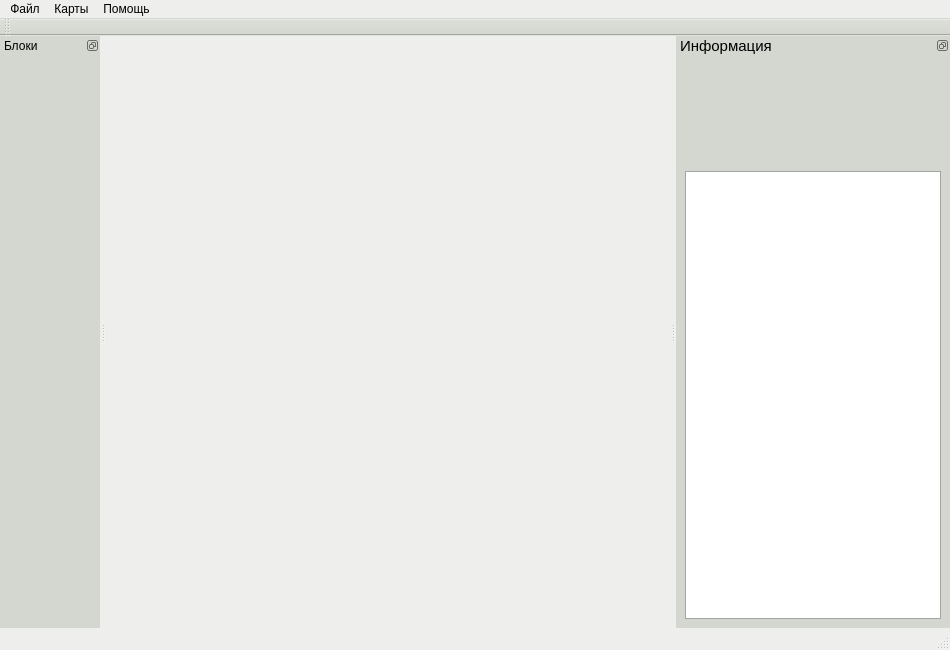
<?xml version="1.0" encoding="UTF-8"?>
<ui version="4.0">
 <class>MainWindow</class>
 <widget class="QMainWindow" name="MainWindow">
  <property name="geometry">
   <rect>
    <x>0</x>
    <y>0</y>
    <width>950</width>
    <height>650</height>
   </rect>
  </property>
  <property name="minimumSize">
   <size>
    <width>950</width>
    <height>650</height>
   </size>
  </property>
  <property name="palette">
   <palette>
    <active>
     <colorrole role="Base">
      <brush brushstyle="SolidPattern">
       <color alpha="255">
        <red>255</red>
        <green>255</green>
        <blue>255</blue>
       </color>
      </brush>
     </colorrole>
     <colorrole role="Window">
      <brush brushstyle="SolidPattern">
       <color alpha="255">
        <red>238</red>
        <green>238</green>
        <blue>236</blue>
       </color>
      </brush>
     </colorrole>
    </active>
    <inactive>
     <colorrole role="Base">
      <brush brushstyle="SolidPattern">
       <color alpha="255">
        <red>255</red>
        <green>255</green>
        <blue>255</blue>
       </color>
      </brush>
     </colorrole>
     <colorrole role="Window">
      <brush brushstyle="SolidPattern">
       <color alpha="255">
        <red>238</red>
        <green>238</green>
        <blue>236</blue>
       </color>
      </brush>
     </colorrole>
    </inactive>
    <disabled>
     <colorrole role="Base">
      <brush brushstyle="SolidPattern">
       <color alpha="255">
        <red>238</red>
        <green>238</green>
        <blue>236</blue>
       </color>
      </brush>
     </colorrole>
     <colorrole role="Window">
      <brush brushstyle="SolidPattern">
       <color alpha="255">
        <red>238</red>
        <green>238</green>
        <blue>236</blue>
       </color>
      </brush>
     </colorrole>
    </disabled>
   </palette>
  </property>
  <property name="windowTitle">
   <string>Map Builder</string>
  </property>
  <property name="autoFillBackground">
   <bool>false</bool>
  </property>
  <widget class="QWidget" name="centralwidget">
   <property name="palette">
    <palette>
     <active>
      <colorrole role="Base">
       <brush brushstyle="SolidPattern">
        <color alpha="255">
         <red>255</red>
         <green>255</green>
         <blue>255</blue>
        </color>
       </brush>
      </colorrole>
      <colorrole role="Window">
       <brush brushstyle="SolidPattern">
        <color alpha="255">
         <red>136</red>
         <green>138</green>
         <blue>133</blue>
        </color>
       </brush>
      </colorrole>
     </active>
     <inactive>
      <colorrole role="Base">
       <brush brushstyle="SolidPattern">
        <color alpha="255">
         <red>255</red>
         <green>255</green>
         <blue>255</blue>
        </color>
       </brush>
      </colorrole>
      <colorrole role="Window">
       <brush brushstyle="SolidPattern">
        <color alpha="255">
         <red>136</red>
         <green>138</green>
         <blue>133</blue>
        </color>
       </brush>
      </colorrole>
     </inactive>
     <disabled>
      <colorrole role="Base">
       <brush brushstyle="SolidPattern">
        <color alpha="255">
         <red>136</red>
         <green>138</green>
         <blue>133</blue>
        </color>
       </brush>
      </colorrole>
      <colorrole role="Window">
       <brush brushstyle="SolidPattern">
        <color alpha="255">
         <red>136</red>
         <green>138</green>
         <blue>133</blue>
        </color>
       </brush>
      </colorrole>
     </disabled>
    </palette>
   </property>
   <layout class="QHBoxLayout" name="horizontalLayout"/>
  </widget>
  <widget class="QMenuBar" name="menubar">
   <property name="geometry">
    <rect>
     <x>0</x>
     <y>0</y>
     <width>950</width>
     <height>22</height>
    </rect>
   </property>
   <widget class="QMenu" name="file">
    <property name="title">
     <string>Файл</string>
    </property>
    <addaction name="open_map"/>
    <addaction name="save_map"/>
    <addaction name="save_map_as"/>
    <addaction name="separator"/>
    <addaction name="export_png"/>
    <addaction name="separator"/>
    <addaction name="exit"/>
   </widget>
   <widget class="QMenu" name="maps">
    <property name="title">
     <string>Карты</string>
    </property>
    <addaction name="calc_param"/>
    <addaction name="calc_materials"/>
   </widget>
   <widget class="QMenu" name="help">
    <property name="title">
     <string>Помощь</string>
    </property>
    <addaction name="help_info"/>
    <addaction name="about_author"/>
   </widget>
   <addaction name="file"/>
   <addaction name="maps"/>
   <addaction name="help"/>
  </widget>
  <widget class="QStatusBar" name="statusbar"/>
  <widget class="QToolBar" name="toolBar">
   <property name="palette">
    <palette>
     <active>
      <colorrole role="Base">
       <brush brushstyle="SolidPattern">
        <color alpha="255">
         <red>255</red>
         <green>255</green>
         <blue>255</blue>
        </color>
       </brush>
      </colorrole>
      <colorrole role="Window">
       <brush brushstyle="SolidPattern">
        <color alpha="255">
         <red>211</red>
         <green>215</green>
         <blue>207</blue>
        </color>
       </brush>
      </colorrole>
     </active>
     <inactive>
      <colorrole role="Base">
       <brush brushstyle="SolidPattern">
        <color alpha="255">
         <red>255</red>
         <green>255</green>
         <blue>255</blue>
        </color>
       </brush>
      </colorrole>
      <colorrole role="Window">
       <brush brushstyle="SolidPattern">
        <color alpha="255">
         <red>211</red>
         <green>215</green>
         <blue>207</blue>
        </color>
       </brush>
      </colorrole>
     </inactive>
     <disabled>
      <colorrole role="Base">
       <brush brushstyle="SolidPattern">
        <color alpha="255">
         <red>211</red>
         <green>215</green>
         <blue>207</blue>
        </color>
       </brush>
      </colorrole>
      <colorrole role="Window">
       <brush brushstyle="SolidPattern">
        <color alpha="255">
         <red>211</red>
         <green>215</green>
         <blue>207</blue>
        </color>
       </brush>
      </colorrole>
     </disabled>
    </palette>
   </property>
   <property name="windowTitle">
    <string>toolBar</string>
   </property>
   <attribute name="toolBarArea">
    <enum>TopToolBarArea</enum>
   </attribute>
   <attribute name="toolBarBreak">
    <bool>false</bool>
   </attribute>
  </widget>
  <widget class="QDockWidget" name="block_widget">
   <property name="minimumSize">
    <size>
     <width>100</width>
     <height>58</height>
    </size>
   </property>
   <property name="palette">
    <palette>
     <active>
      <colorrole role="Base">
       <brush brushstyle="SolidPattern">
        <color alpha="255">
         <red>255</red>
         <green>255</green>
         <blue>255</blue>
        </color>
       </brush>
      </colorrole>
      <colorrole role="Window">
       <brush brushstyle="SolidPattern">
        <color alpha="255">
         <red>211</red>
         <green>215</green>
         <blue>207</blue>
        </color>
       </brush>
      </colorrole>
     </active>
     <inactive>
      <colorrole role="Base">
       <brush brushstyle="SolidPattern">
        <color alpha="255">
         <red>255</red>
         <green>255</green>
         <blue>255</blue>
        </color>
       </brush>
      </colorrole>
      <colorrole role="Window">
       <brush brushstyle="SolidPattern">
        <color alpha="255">
         <red>211</red>
         <green>215</green>
         <blue>207</blue>
        </color>
       </brush>
      </colorrole>
     </inactive>
     <disabled>
      <colorrole role="Base">
       <brush brushstyle="SolidPattern">
        <color alpha="255">
         <red>211</red>
         <green>215</green>
         <blue>207</blue>
        </color>
       </brush>
      </colorrole>
      <colorrole role="Window">
       <brush brushstyle="SolidPattern">
        <color alpha="255">
         <red>211</red>
         <green>215</green>
         <blue>207</blue>
        </color>
       </brush>
      </colorrole>
     </disabled>
    </palette>
   </property>
   <property name="contextMenuPolicy">
    <enum>Qt::NoContextMenu</enum>
   </property>
   <property name="acceptDrops">
    <bool>true</bool>
   </property>
   <property name="autoFillBackground">
    <bool>true</bool>
   </property>
   <property name="floating">
    <bool>false</bool>
   </property>
   <property name="features">
    <set>QDockWidget::DockWidgetFloatable|QDockWidget::DockWidgetMovable</set>
   </property>
   <property name="allowedAreas">
    <set>Qt::LeftDockWidgetArea|Qt::RightDockWidgetArea|Qt::TopDockWidgetArea</set>
   </property>
   <property name="windowTitle">
    <string>Блоки</string>
   </property>
   <attribute name="dockWidgetArea">
    <number>1</number>
   </attribute>
   <widget class="QWidget" name="dockWidgetContents"/>
  </widget>
  <widget class="QDockWidget" name="info_widget">
   <property name="palette">
    <palette>
     <active>
      <colorrole role="Base">
       <brush brushstyle="SolidPattern">
        <color alpha="255">
         <red>255</red>
         <green>255</green>
         <blue>255</blue>
        </color>
       </brush>
      </colorrole>
      <colorrole role="Window">
       <brush brushstyle="SolidPattern">
        <color alpha="255">
         <red>211</red>
         <green>215</green>
         <blue>207</blue>
        </color>
       </brush>
      </colorrole>
     </active>
     <inactive>
      <colorrole role="Base">
       <brush brushstyle="SolidPattern">
        <color alpha="255">
         <red>255</red>
         <green>255</green>
         <blue>255</blue>
        </color>
       </brush>
      </colorrole>
      <colorrole role="Window">
       <brush brushstyle="SolidPattern">
        <color alpha="255">
         <red>211</red>
         <green>215</green>
         <blue>207</blue>
        </color>
       </brush>
      </colorrole>
     </inactive>
     <disabled>
      <colorrole role="Base">
       <brush brushstyle="SolidPattern">
        <color alpha="255">
         <red>211</red>
         <green>215</green>
         <blue>207</blue>
        </color>
       </brush>
      </colorrole>
      <colorrole role="Window">
       <brush brushstyle="SolidPattern">
        <color alpha="255">
         <red>211</red>
         <green>215</green>
         <blue>207</blue>
        </color>
       </brush>
      </colorrole>
     </disabled>
    </palette>
   </property>
   <property name="font">
    <font>
     <pointsize>11</pointsize>
     <italic>false</italic>
    </font>
   </property>
   <property name="acceptDrops">
    <bool>false</bool>
   </property>
   <property name="autoFillBackground">
    <bool>true</bool>
   </property>
   <property name="features">
    <set>QDockWidget::DockWidgetFloatable|QDockWidget::DockWidgetMovable</set>
   </property>
   <property name="allowedAreas">
    <set>Qt::LeftDockWidgetArea|Qt::RightDockWidgetArea|Qt::TopDockWidgetArea</set>
   </property>
   <property name="windowTitle">
    <string>Информация</string>
   </property>
   <attribute name="dockWidgetArea">
    <number>2</number>
   </attribute>
   <widget class="QWidget" name="dockWidgetContents_2">
    <layout class="QVBoxLayout" name="verticalLayout">
     <item>
      <layout class="QHBoxLayout" name="horizontalLayout_2">
       <item>
        <spacer name="horizontalSpacer">
         <property name="orientation">
          <enum>Qt::Horizontal</enum>
         </property>
         <property name="sizeHint" stdset="0">
          <size>
           <width>40</width>
           <height>28</height>
          </size>
         </property>
        </spacer>
       </item>
       <item>
        <widget class="QWidget" name="small_widget" native="true">
         <property name="minimumSize">
          <size>
           <width>100</width>
           <height>100</height>
          </size>
         </property>
        </widget>
       </item>
       <item>
        <spacer name="horizontalSpacer_2">
         <property name="orientation">
          <enum>Qt::Horizontal</enum>
         </property>
         <property name="sizeHint" stdset="0">
          <size>
           <width>40</width>
           <height>20</height>
          </size>
         </property>
        </spacer>
       </item>
      </layout>
     </item>
     <item>
      <widget class="QTextBrowser" name="info_browser">
       <property name="autoFillBackground">
        <bool>false</bool>
       </property>
      </widget>
     </item>
    </layout>
   </widget>
  </widget>
  <action name="open_map">
   <property name="text">
    <string>Открыть карту</string>
   </property>
   <property name="toolTip">
    <string>Открыть карту в формате Yaml</string>
   </property>
   <property name="shortcut">
    <string>Ctrl+O</string>
   </property>
  </action>
  <action name="save_map">
   <property name="text">
    <string>Сохранить карту</string>
   </property>
   <property name="toolTip">
    <string>Сохранить текущую карту</string>
   </property>
   <property name="shortcut">
    <string>Ctrl+S</string>
   </property>
  </action>
  <action name="export_png">
   <property name="text">
    <string>Экпортировать в png</string>
   </property>
  </action>
  <action name="calc_param">
   <property name="text">
    <string>Расчитать характеристики</string>
   </property>
  </action>
  <action name="calc_materials">
   <property name="text">
    <string>Рассчитать материалы</string>
   </property>
  </action>
  <action name="help_info">
   <property name="text">
    <string>Справка о программе</string>
   </property>
   <property name="shortcut">
    <string>Ctrl+I</string>
   </property>
  </action>
  <action name="about_author">
   <property name="text">
    <string>Об авторах</string>
   </property>
  </action>
  <action name="save_map_as">
   <property name="text">
    <string>Сохранить карту как</string>
   </property>
  </action>
  <action name="exit">
   <property name="text">
    <string>Выйти</string>
   </property>
  </action>
 </widget>
 <resources/>
 <connections/>
</ui>
